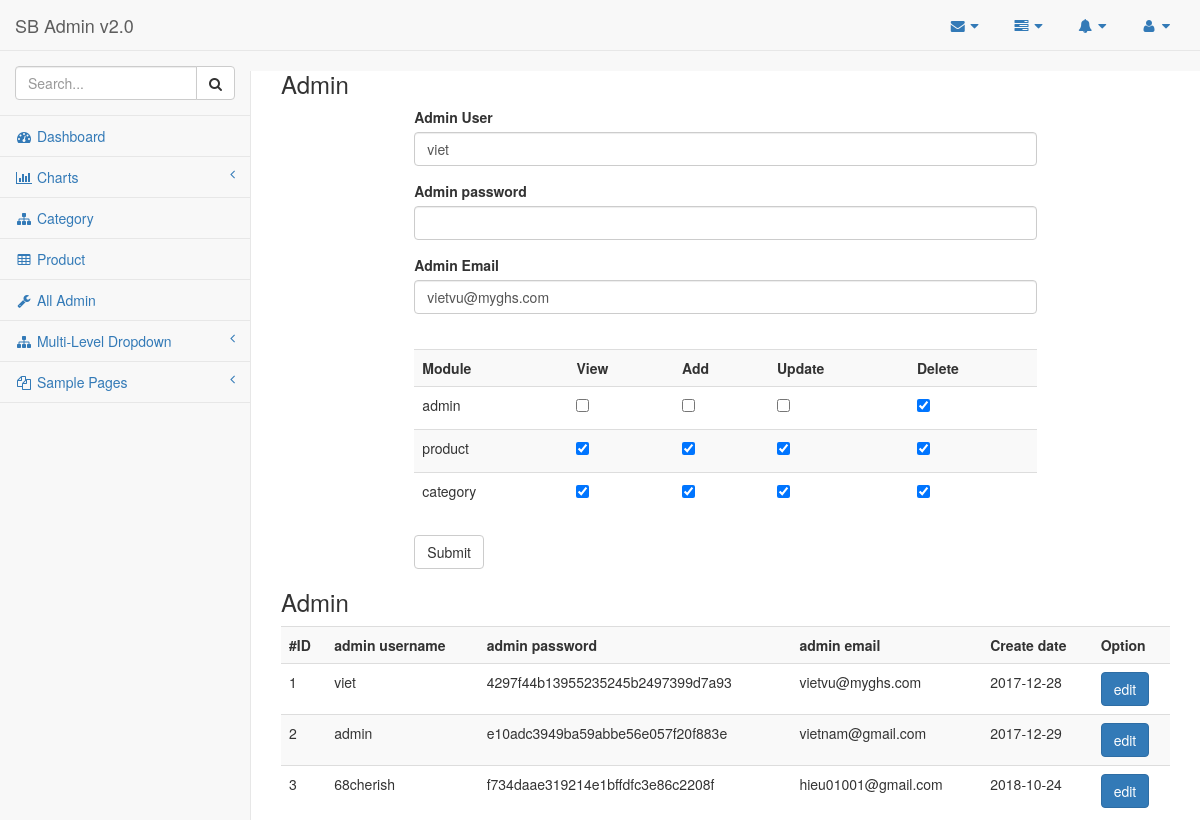
/admin/ad/?admin_id=1 (signed in), run on the app's committed database.
### tables this page shows
CREATE TABLE `per` (
  `id` int(11) NOT NULL AUTO_INCREMENT,
  `module` varchar(255) DEFAULT NULL,
  PRIMARY KEY (`id`)
);

### class/query.php (called while the page is built, shortened)
<?php
class Query{
	protected $connObj;
	public function connect($servername,$username,$password,$dbname){
		$this->connObj = mysqli_connect($servername, $username, $password,$dbname);
		mysqli_set_charset($this->connObj,'utf8');
		return $this->connObj;
	}
	public function qr($query_string){
		$result = mysqli_query($this->connObj,$query_string);
		return $result;
	}
	public function queryDB($query_string){
		$result = $this->qr($query_string);
		return $this->fetch($result);
	}
	public function queryDBFirst($query_string){
		$result = $this->qr($query_string);
		if(mysqli_num_rows($result)){
			return mysqli_fetch_assoc($result);
		}
		return false;
	}
	public function fetch($result){
		if(mysqli_num_rows($result)){
			$output = array();
			while($row = mysqli_fetch_assoc($result)){
				array_push($output, $row);
			}
			return $output;
			}
		else return false;
	}
}

### admin/module/ad.php (the view, shortened to what this page needs)
<?php
if($_REQUEST['admin_id']){
	$admin = $queryObj->queryDBFirst("SELECT * FROM admin where admin_id = ".$_REQUEST['admin_id']);
	$adminPerData = $queryObj->queryDB("SELECT * FROM `admin_per` where admin_id  = ".$_REQUEST['admin_id']);
	$adminPerDataConvert = array();
	foreach ($adminPerData as $key => $value) {
		$adminPerDataConvert[$value['module']] = $value;
	}
}
$data = $queryObj->queryDB("SELECT * FROM admin");
$listAdmin = '';
if(is_array($data)){
	foreach ($data as $item) {
		$listAdmin .= '
			<tr>
				<td>'.$item['admin_id'].'</td>
				<td>'.$item['admin_username'].'</td>
				<td>'.$item['admin_password'].'</td>
				<td>'.$item['admin_email'].'</td>
				<td>'.$item['admin_create_date'].'</td>
				<td><a class="btn btn-primary" href="'.$urlBackEnd.'ad/?admin_id='.$item['admin_id'].'">edit</a></td>
			</tr>
		';
	}
}
$listPerAdmin = '';
$dataPer = $queryObj->queryDB("SELECT * FROM `per`;");
foreach ($dataPer as $keyPer=>$itemPer) {
	$dataPerItem = $adminPerDataConvert[$itemPer['id']];
	$selectedview 	= $dataPerItem['view'] == 1 ? 'checked' : '';
	$selectedadd  	= $dataPerItem['add'] == 1 ? 'checked' : '';
	$selectedupdate = $dataPerItem['update'] == 1 ? 'checked' : '';
	$selecteddelete = $dataPerItem['delete'] == 1 ? 'checked' : '';
	$listPerAdmin .= '
			<tr>
				<td>'.$itemPer['module'].'</td>
				<td>
					<label>
						<input type="checkbox" '.$selectedview.' name="per['.$itemPer['id'].'][view]">
				    </label>
    			</td>
				<td>
					<label>
						<input type="checkbox" '.$selectedadd.' name="per['.$itemPer['id'].'][add]">
				    </label>
				</td>
				<td>
					<label>
						<input type="checkbox" '.$selectedupdate.' name="per['.$itemPer['id'].'][update]">
				    </label>
				</td>
				<td>
					<label>
						<input type="checkbox" '.$selecteddelete.' name="per['.$itemPer['id'].'][delete]">
				    </label>
				</td>
			</tr>
	';
}
?>
<h3>Admin</h3>
<div class="" style="width: 70%;margin-left: auto;margin-right:auto;">
	<form action="<?php echo $urlBackEnd;?>ad" method="POST">
	  	<div class="form-group">
		    <label for="">Admin User</label>
		    <input type="text" class="form-control"  placeholder="" name="admin_username" value="<?php echo $admin['admin_username'];?>">
	  	</div>
		<div class="form-group">
		    <label for="">Admin password</label>
		    <input type="text" class="form-control"  placeholder="" name="admin_password" value="">
	  	</div>
	  	<div class="form-group">
		    <label for="">Admin Email</label>
		    <input type="text" class="form-control"  placeholder="" name="admin_email" value="<?php echo $admin['admin_email'];?>">
	  	</div>
	  	<br>
		<table class="table table-striped">
			<tbody>
				<tr>
					<th>Module</th>
					<th>View</th>
					<th>Add</th>
					<th>Update</th>
					<th>Delete</th>
				</tr>
				<?php echo $listPerAdmin;?>
			</tbody>
		</table>
	  	<button type="submit" class="btn btn-default">Submit</button>
	</form>
</div>
<h3>Admin</h3>
<table class="table table-striped">
	<tbody>
		<tr>
			<th>#ID</th>
			<th>admin username</th>
			<th>admin password</th>
			<th>admin email</th>
			<th>Create date</th>
			<th>Option</th>
		</tr>
		<?php echo $listAdmin;?>
	</tbody>
</table>

### index.php (shortened to what this page needs)
<?php
include dirname(__FILE__).'/class/query.php';
$queryObj = new Query();
$urlBackEnd = 'http://'.$_SERVER['HTTP_HOST'].'/doan/admin/';
if($_REQUEST['view']=='admin'){
	$urlTemplateAdmin = 'http://'.$_SERVER['HTTP_HOST'].'/doan/admin/template/';
	include dirname(__FILE__).'/admin/index.php';
}
else{
	$urlTemplate = 'http://'.$_SERVER['HTTP_HOST'].'/doan/module/';
	include dirname(__FILE__).'/module/index.php';
}

### admin/index.php (shortened to what this page needs)
<!DOCTYPE html>
<html lang="en">
<head>
    <link href="<?php echo $urlTemplateAdmin;?>vendor/bootstrap/css/bootstrap.min.css" rel="stylesheet">
    <link href="<?php echo $urlTemplateAdmin;?>vendor/metisMenu/metisMenu.min.css" rel="stylesheet">
    <link href="<?php echo $urlTemplateAdmin;?>dist/css/sb-admin-2.css" rel="stylesheet">
    <link href="<?php echo $urlTemplateAdmin;?>vendor/morrisjs/morris.css" rel="stylesheet">
    <link href="<?php echo $urlTemplateAdmin;?>vendor/font-awesome/css/font-awesome.min.css" rel="stylesheet" type="text/css">
</head>
<body>
    <div id="wrapper">
        <nav class="navbar navbar-default navbar-static-top" role="navigation" style="margin-bottom: 0">
            <div class="navbar-header">
                <a class="navbar-brand" href="index.html">SB Admin v2.0</a>
            </div>
            <ul class="nav navbar-top-links navbar-right">
                <li class="dropdown">
                    <a class="dropdown-toggle" data-toggle="dropdown" href="#">
                        <i class="fa fa-envelope fa-fw"></i> <i class="fa fa-caret-down"></i>
                    </a>
                </li>
                <li class="dropdown">
                    <a class="dropdown-toggle" data-toggle="dropdown" href="#">
                        <i class="fa fa-tasks fa-fw"></i> <i class="fa fa-caret-down"></i>
                    </a>
                </li>
                <li class="dropdown">
                    <a class="dropdown-toggle" data-toggle="dropdown" href="#">
                        <i class="fa fa-bell fa-fw"></i> <i class="fa fa-caret-down"></i>
                    </a>
                </li>
                <li class="dropdown">
                    <a class="dropdown-toggle" data-toggle="dropdown" href="#">
                        <i class="fa fa-user fa-fw"></i> <i class="fa fa-caret-down"></i>
                    </a>
                </li>
            </ul>
            <div class="navbar-default sidebar" role="navigation">
                <div class="sidebar-nav navbar-collapse">
                    <ul class="nav" id="side-menu">
                        <li class="sidebar-search">
                            <div class="input-group custom-search-form">
                                <input type="text" class="form-control" placeholder="Search...">
                                <span class="input-group-btn">
                                <button class="btn btn-default" type="button">
                                    <i class="fa fa-search"></i>
                                </button>
                            </span>
                            </div>
                        </li>
                        <li>
                            <a href="<?php echo $urlBackEnd; ?>home"><i class="fa fa-dashboard fa-fw"></i> Dashboard</a>
                        </li>
                        <li>
                            <a href="#"><i class="fa fa-bar-chart-o fa-fw"></i> Charts<span class="fa arrow"></span></a>
                        </li>
                        <li>
                            <a href="<?php echo $urlBackEnd; ?>category"><i class="fa fa-sitemap fa-fw"></i> Category</a>
                        </li>
                        <li>
                            <a href="<?php echo $urlBackEnd; ?>product"><i class="fa fa-table fa-fw"></i> Product</a>
                        </li>
                        <li>
                            <a href="<?php echo $urlBackEnd; ?>ad"><i class="fa fa-wrench fa-fw"></i> All Admin</a>
                        </li>
                        <li>
                            <a href="#"><i class="fa fa-sitemap fa-fw"></i> Multi-Level Dropdown<span class="fa arrow"></span></a>
                        </li>
                        <li>
                            <a href="#"><i class="fa fa-files-o fa-fw"></i> Sample Pages<span class="fa arrow"></span></a>
                        </li>
                    </ul>
                </div>
            </div>
        </nav>
        <div id="page-wrapper">
            <?php
                $fileModuleBackEnd = dirname(__FILE__).'/module/'.$_REQUEST['idx'].'.php';
                if($_SESSION['SS_ADMIN_ID']){
                    if(file_exists($fileModuleBackEnd) && !in_array($_REQUEST['idx'], array('login'))){
                        include $fileModuleBackEnd;
                    }
                    else{
                        echo '';
                        include dirname(__FILE__).'/module/home.php';
                        echo '';
                    }
                }
                else{
                    $flag_load_login = true;
                }
            ?>
        </div>
    </div>
</body>
</html>

### data on the page
per: module "admin"
per: module "product"
per: module "category"

### other printed values
$item['admin_id'] "1"
$item['admin_username'] "viet"
$item['admin_password'] "4297f44b13955235245b2497399d7a93"
$item['admin_email'] "vietvu@myghs.com"
$item['admin_create_date'] "2017-12-28"
$item['admin_id'] "2"
$item['admin_username'] "admin"
$item['admin_password'] "e10adc3949ba59abbe56e057f20f883e"
$item['admin_email'] "vietnam@gmail.com"
$item['admin_create_date'] "2017-12-29"
$item['admin_id'] "3"
$item['admin_username'] "68cherish"
$item['admin_password'] "f734daae319214e1bffdfc3e86c2208f"
$item['admin_email'] "hieu01001@gmail.com"
$item['admin_create_date'] "2018-10-24"
